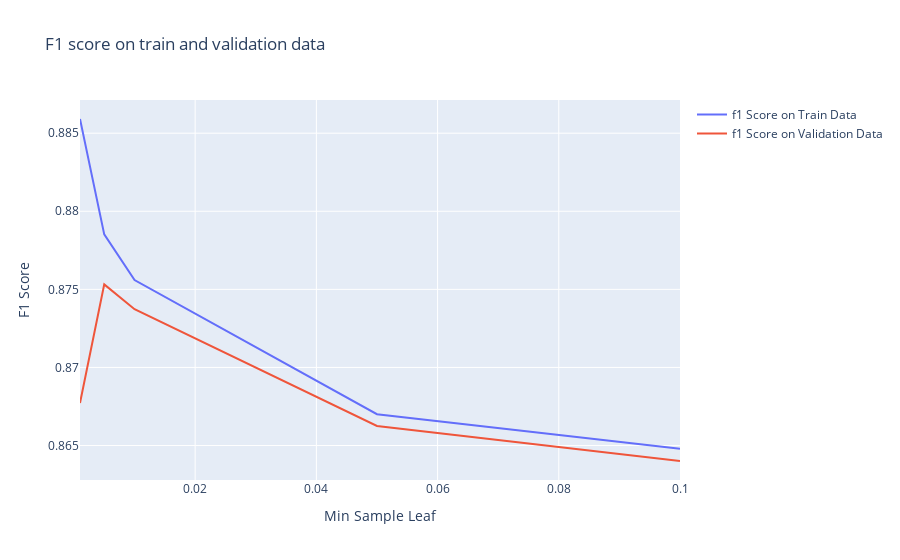

Write notebook code for a chart like this one.
### Code cell
fig = go.Figure()
fig.add_trace(go.Scatter(x=min_samples_leaves, y=gs.cv_results_['mean_train_F1 Score'], mode='lines', name='f1 Score on Train Data'))
fig.add_trace(go.Scatter(x=min_samples_leaves, y=gs.cv_results_['mean_test_F1 Score'], mode='lines', name='f1 Score on Validation Data'))
fig.update_layout(title='F1 score on train and validation data', xaxis_title='Min Sample Leaf', yaxis_title='F1 Score')
fig.show()

### Figure 1 — Plotly figure (JSON) as saved in the notebook; plotly's stock layout.template omitted (floating-point values rounded to 4 significant figures)
{"data": [{"mode": "lines", "name": "f1 Score on Train Data", "type": "scatter", "x": [0.001, 0.005, 0.01, 0.05, 0.1], "y": [0.8859, 0.8785, 0.8756, 0.867, 0.8648]}, {"mode": "lines", "name": "f1 Score on Validation Data", "type": "scatter", "x": [0.001, 0.005, 0.01, 0.05, 0.1], "y": [0.8677, 0.8753, 0.8737, 0.8662, 0.864]}], "layout": {"autosize": true, "title": {"text": "F1 score on train and validation data"}, "xaxis": {"autorange": true, "range": [0.001, 0.1], "title": {"text": "Min Sample Leaf"}, "type": "linear"}, "yaxis": {"autorange": true, "range": [0.8628, 0.8871], "title": {"text": "F1 Score"}, "type": "linear"}}}
